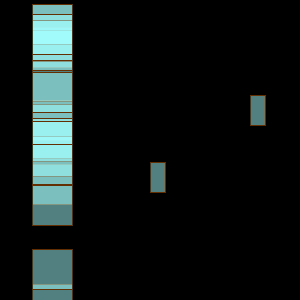
Frame 1 (no input)
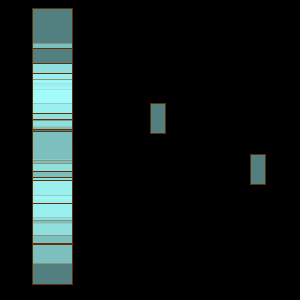
Frame 60 (the mouse pressed at the canvas centre just before this capture)
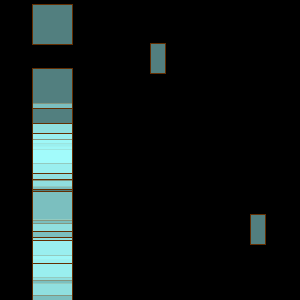
Frame 120 (the mouse held since frame 60 and released just before this capture)

The Processing sketch that drew these frames (run headless with seeded random() and noise(); from frame 60 on, the mouse is pressed at the canvas centre):

// Processing sketch: processing_39734
// ── processing_39734.pde

//Gina DeMatteo
//September 28,2011
//Array 

//Setting up the variables for the arrays
int num = 18; //This establishes the set of rectangles that create the moving side bar
float[] y = new float[num];

int rectangleA = 1; //This establishes the variables for the rectangle that is dropping down on the right side
float[] x = new float[rectangleA]; 

int rectangleB = 1; //This establishes the variables for the rectangle that is rising from the center
float[] z = new float[rectangleB]; 

void setup() {
  size(300, 300);
  noFill();
  background(0);
  smooth();
  colorMode(HSB, 200);

  //Below sets the range of random strokes and fills for the composition
  //The stroke and fill changes when the composition is reset
  stroke(15, random(height), random(width), random(width));
  fill(100, random(width), random(height), 100);

  //Setting the Arrays
  for (int j = 0; j < x.length; j++) {
    x[j] = random(height);

    for (int k = 0; k < z.length; k++) {
      z[k] = random(height);
    }

    for (int i = 0; i < y.length; i++) {
      y[i] = random(height);
    }
  }
}


void draw() {
  background(0);

  //Seeding the array
  //Properties for the dropping rectangle on the right side of composition
  for (int j = 0; j<x.length;j++) {
    rect((width/x.length) * j+250, x[0], 15, 30); //placement, size and direction of movement
    x[j] = x[j]+1; 
    if (x[j] > height) x[j] = 0;
  }

  //Seeding the array
  //Properties for the rising rectangle in the center of the composition
  for (int k = 0; k<z.length;k++) {
    rect((width/z.length) * k+150, height-z[k], 15, 30); //placement, size and direction of movement
    z[k] = z[k]+1; 
    if (z[k] > height) z[k] = 0;
  }

  //Seeding the array
  //Properties for the set of rectangles on left that form a side bar
  for (int i = 0; i<y.length;i++) {
    rect((width/y.length) * 2, y[i], 40, 40); //placement, size and direction of movement
    y[i] = y[i]+1; 
    if (y[i] > height) y[i] = 0;
  }
}
